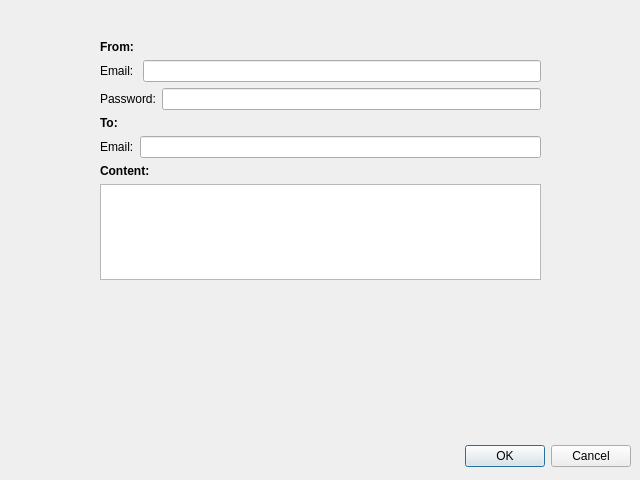
<?xml version="1.0" encoding="UTF-8"?>
<ui version="4.0">
 <class>Dialog</class>
 <widget class="QDialog" name="Dialog">
  <property name="geometry">
   <rect>
    <x>0</x>
    <y>0</y>
    <width>640</width>
    <height>480</height>
   </rect>
  </property>
  <property name="windowTitle">
   <string>Chia se hoa</string>
  </property>
  <widget class="QDialogButtonBox" name="buttonBox">
   <property name="geometry">
    <rect>
     <x>10</x>
     <y>440</y>
     <width>621</width>
     <height>32</height>
    </rect>
   </property>
   <property name="orientation">
    <enum>Qt::Horizontal</enum>
   </property>
   <property name="standardButtons">
    <set>QDialogButtonBox::Cancel|QDialogButtonBox::Ok</set>
   </property>
  </widget>
  <widget class="QWidget" name="verticalLayoutWidget">
   <property name="geometry">
    <rect>
     <x>100</x>
     <y>40</y>
     <width>441</width>
     <height>240</height>
    </rect>
   </property>
   <layout class="QVBoxLayout" name="verticalLayout">
    <item>
     <widget class="QLabel" name="label_3">
      <property name="font">
       <font>
        <bold>true</bold>
       </font>
      </property>
      <property name="text">
       <string>From:</string>
      </property>
     </widget>
    </item>
    <item>
     <layout class="QHBoxLayout" name="horizontalLayout_2">
      <item>
       <widget class="QLabel" name="label_2">
        <property name="text">
         <string>Email: </string>
        </property>
       </widget>
      </item>
      <item>
       <widget class="QLineEdit" name="edt_myemail">
        <property name="inputMethodHints">
         <set>Qt::ImhEmailCharactersOnly</set>
        </property>
       </widget>
      </item>
     </layout>
    </item>
    <item>
     <layout class="QHBoxLayout" name="horizontalLayout_3">
      <item>
       <widget class="QLabel" name="label_5">
        <property name="text">
         <string>Password:</string>
        </property>
       </widget>
      </item>
      <item>
       <widget class="QLineEdit" name="edt_mypassword">
        <property name="inputMethodHints">
         <set>Qt::ImhNone</set>
        </property>
       </widget>
      </item>
     </layout>
    </item>
    <item>
     <widget class="QLabel" name="label_4">
      <property name="font">
       <font>
        <bold>true</bold>
       </font>
      </property>
      <property name="text">
       <string>To:</string>
      </property>
     </widget>
    </item>
    <item>
     <layout class="QHBoxLayout" name="horizontalLayout">
      <item>
       <widget class="QLabel" name="label">
        <property name="text">
         <string>Email:</string>
        </property>
       </widget>
      </item>
      <item>
       <widget class="QLineEdit" name="edt_personemail">
        <property name="inputMethodHints">
         <set>Qt::ImhEmailCharactersOnly</set>
        </property>
       </widget>
      </item>
     </layout>
    </item>
    <item>
     <widget class="QLabel" name="label_6">
      <property name="font">
       <font>
        <bold>true</bold>
       </font>
      </property>
      <property name="text">
       <string>Content:</string>
      </property>
     </widget>
    </item>
    <item>
     <widget class="QTextEdit" name="edt_emailcontent"/>
    </item>
   </layout>
  </widget>
 </widget>
 <resources/>
 <connections>
  <connection>
   <sender>buttonBox</sender>
   <signal>accepted()</signal>
   <receiver>Dialog</receiver>
   <slot>accept()</slot>
   <hints>
    <hint type="sourcelabel">
     <x>248</x>
     <y>254</y>
    </hint>
    <hint type="destinationlabel">
     <x>157</x>
     <y>274</y>
    </hint>
   </hints>
  </connection>
  <connection>
   <sender>buttonBox</sender>
   <signal>rejected()</signal>
   <receiver>Dialog</receiver>
   <slot>reject()</slot>
   <hints>
    <hint type="sourcelabel">
     <x>316</x>
     <y>260</y>
    </hint>
    <hint type="destinationlabel">
     <x>286</x>
     <y>274</y>
    </hint>
   </hints>
  </connection>
 </connections>
</ui>
